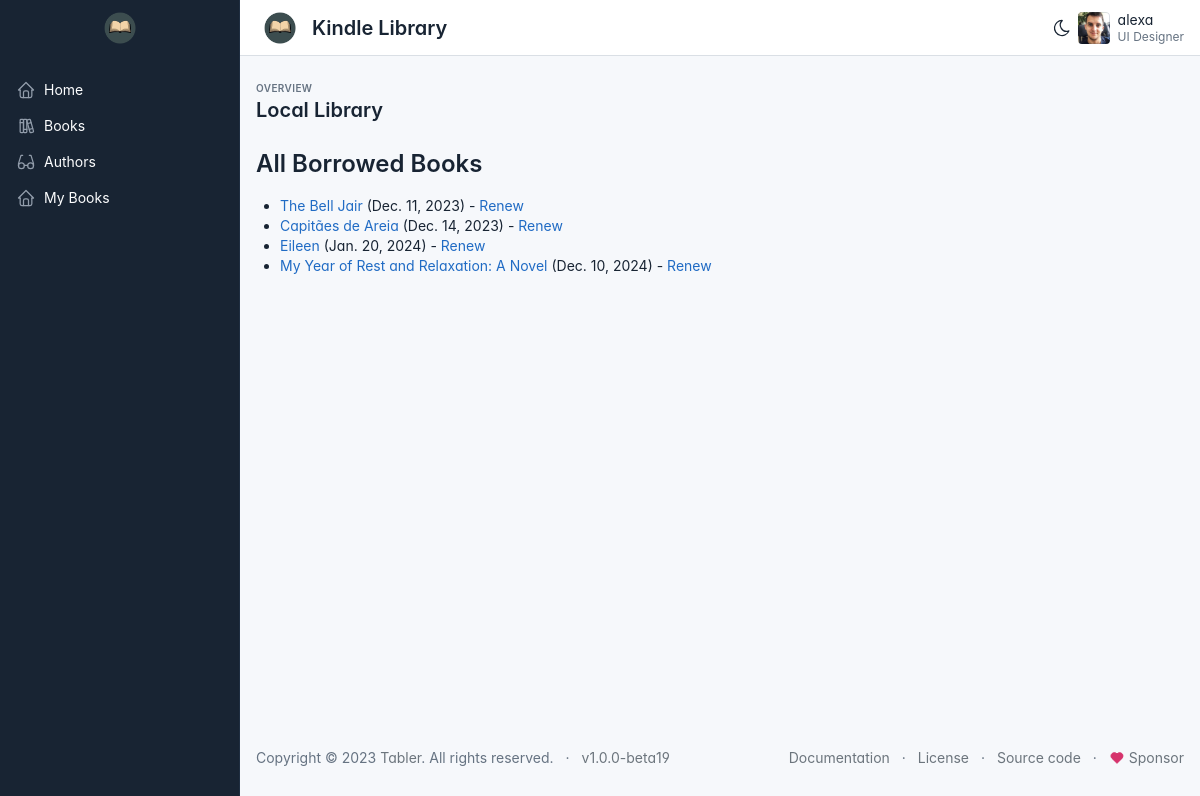
Page /allbooks/ (signed in) on the earlier database version.
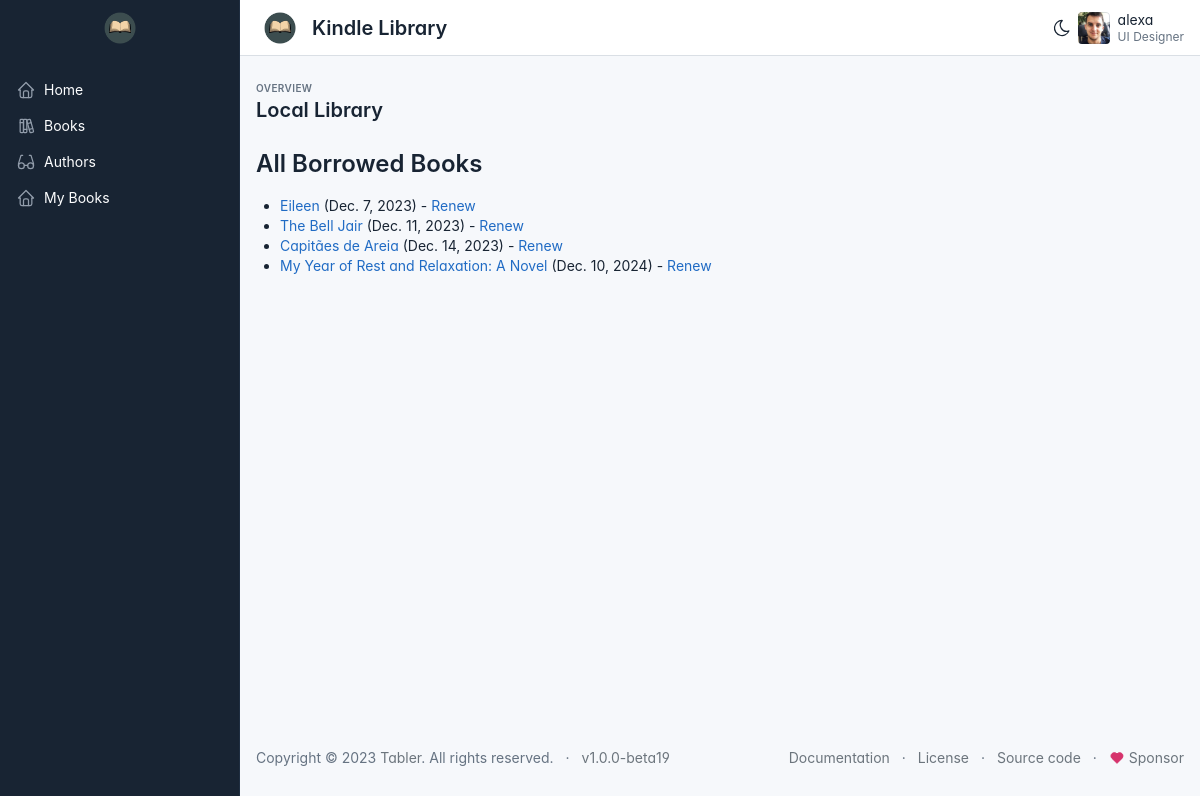
Same page on the later database version.
### catalog/models.py (models this page shows, shortened)
class BookInstance(models.Model):
    id = models.UUIDField(primary_key=True, default=uuid.uuid4, help_text='Unique ID for this particular book across whole library')
    book = models.ForeignKey('Book', on_delete=models.RESTRICT,
    null=True)
    imprint = models.CharField(max_length=200)
    due_back = models.DateField(null=True, blank=True)
    borrower = models.ForeignKey(User, on_delete=models.SET_NULL, null=True, blank=True)
    LOAN_STATUS = (
        ('m', 'Maintence'),
        ('o', 'On loan'),
        ('a', 'Avaiable'),
        ('r', 'Reserved'),
    )
    status = models.CharField(
        max_length=1,
        choices=LOAN_STATUS,
        blank=True,
        default='m',
        help_text='Book availability',
    )
    class Meta:
        ordering=['due_back']
        permissions = (("can_mark_returned", "Set book as returned"),)
    def is_overdue(self):
        return bool(self.due_back and date.today() > self.due_back)

class Book(models.Model):
    title = models.CharField(max_length=200)
    author = models.ForeignKey('Author', on_delete=models.RESTRICT, null=True)
    summary = models.TextField(max_length=1000, help_text="Enter a brief description of the book")
    isbn = models.CharField('ISBN', max_length=13, help_text="13 Character <a href='https://www.isbn-international.org/content/what-isbn'>ISBN</a>")
    genre = models.ManyToManyField(Genre, help_text='Select a genre for this book')
    language = models.ForeignKey('Language', on_delete=models.SET_NULL, null=True)
    class Meta:
        ordering = ['title', 'author']
    def display_genre(self):
        return ','. join(genre.name for genre in self.genre.all()[:3])
    display_genre.short_description = 'Genre'

### catalog/views.py (the view)
# urls.py: path(r'allbooks/', views.LoanedBooksForLIbraryans.as_view(), name="allbooks-borrowed"),
class LoanedBooksForLIbraryans(PermissionRequiredMixin, generic.ListView):
    model = BookInstance
    permission_required = 'catalog.can_mark_returned'
    template_name = 'catalog/bookinstance_list_borrowed_libraryans.html'
    paginate_bt = 10
    def get_queryset(self):
        return (
            BookInstance.objects.filter(status__exact='o').order_by('due_back')
        )

### catalog/templates/catalog/bookinstance_list_borrowed_libraryans.html
{% extends 'base.html' %}
{% block content %}
    <h1>All Borrowed Books </h1>
    {% if bookinstance_list %}
    <ul>
        {% for bookinst in bookinstance_list%}
        <li class="{% if bookinst.is_overdue %}text-danger{% elif bookinst.is_overdue %}text-warning{% endif %}">
            <a href="{% url 'book-detail' bookinst.book.pk %}">{{ bookinst.book.title}}</a>
            ({{ bookinst.due_back}}) {% if user.is_staff %} - {{ bookinst.borrower }} {% endif %}{% if perms.catalog.can_mark_returned %} - <a href="{% url 'renew-book-librarian' bookinst.id %}">Renew</a> {% endif %}
        </li>
        {% endfor %}
    </ul>
    {% else %}
    <p>There is no books borrowed.</p>
    {% endif %}
{% endblock %}

Differences in the rows shown:
changed BookInstance "Eileen": due_back "Jan. 20, 2024" → "Dec. 7, 2023"; moves up the list
